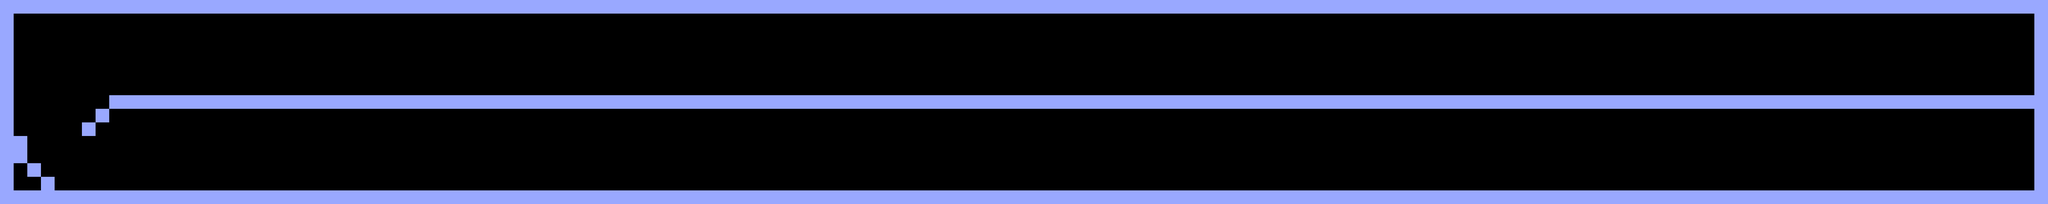

This is a level from a 2D game, rendered from its Tiled map with the project's own tilesets. A one-line summary and the complete map file follow:
An orthogonal 150x15 tile map with 40x40 px tiles, 1 tile layer (Tile Layer 1).

<map version="1.0" tiledversion="1.0.2" orientation="orthogonal" renderorder="right-down" width="150" height="15" tilewidth="40" tileheight="40" nextobjectid="1">
 <tileset firstgid="1" name="placeholderTileset" tilewidth="40" tileheight="40" tilecount="625" columns="25">
  <image source="placeholderTileset.png" width="1024" height="1024" />
 </tileset>
 <layer name="Tile Layer 1" width="150" height="15">
  <data encoding="csv">
581,581,581,581,581,581,581,581,581,581,581,581,581,581,581,581,581,581,581,581,581,581,581,581,581,581,581,581,581,581,581,581,581,581,581,581,581,581,581,581,581,581,581,581,581,581,581,581,581,581,581,581,581,581,581,581,581,581,581,581,581,581,581,581,581,581,581,581,581,581,581,581,581,581,581,581,581,581,581,581,581,581,581,581,581,581,581,581,581,581,581,581,581,581,581,581,581,581,581,581,581,581,581,581,581,581,581,581,581,581,581,581,581,581,581,581,581,581,581,581,581,581,581,581,581,581,581,581,581,581,581,581,581,581,581,581,581,581,581,581,581,581,581,581,581,581,581,581,581,581,
581,0,0,0,0,0,0,0,0,0,0,0,0,0,0,0,0,0,0,0,0,0,0,0,0,0,0,0,0,0,0,0,0,0,0,0,0,0,0,0,0,0,0,0,0,0,0,0,0,0,0,0,0,0,0,0,0,0,0,0,0,0,0,0,0,0,0,0,0,0,0,0,0,0,0,0,0,0,0,0,0,0,0,0,0,0,0,0,0,0,0,0,0,0,0,0,0,0,0,0,0,0,0,0,0,0,0,0,0,0,0,0,0,0,0,0,0,0,0,0,0,0,0,0,0,0,0,0,0,0,0,0,0,0,0,0,0,0,0,0,0,0,0,0,0,0,0,0,0,581,
581,0,0,0,0,0,0,0,0,0,0,0,0,0,0,0,0,0,0,0,0,0,0,0,0,0,0,0,0,0,0,0,0,0,0,0,0,0,0,0,0,0,0,0,0,0,0,0,0,0,0,0,0,0,0,0,0,0,0,0,0,0,0,0,0,0,0,0,0,0,0,0,0,0,0,0,0,0,0,0,0,0,0,0,0,0,0,0,0,0,0,0,0,0,0,0,0,0,0,0,0,0,0,0,0,0,0,0,0,0,0,0,0,0,0,0,0,0,0,0,0,0,0,0,0,0,0,0,0,0,0,0,0,0,0,0,0,0,0,0,0,0,0,0,0,0,0,0,0,581,
581,0,0,0,0,0,0,0,0,0,0,0,0,0,0,0,0,0,0,0,0,0,0,0,0,0,0,0,0,0,0,0,0,0,0,0,0,0,0,0,0,0,0,0,0,0,0,0,0,0,0,0,0,0,0,0,0,0,0,0,0,0,0,0,0,0,0,0,0,0,0,0,0,0,0,0,0,0,0,0,0,0,0,0,0,0,0,0,0,0,0,0,0,0,0,0,0,0,0,0,0,0,0,0,0,0,0,0,0,0,0,0,0,0,0,0,0,0,0,0,0,0,0,0,0,0,0,0,0,0,0,0,0,0,0,0,0,0,0,0,0,0,0,0,0,0,0,0,0,581,
581,0,0,0,0,0,0,0,0,0,0,0,0,0,0,0,0,0,0,0,0,0,0,0,0,0,0,0,0,0,0,0,0,0,0,0,0,0,0,0,0,0,0,0,0,0,0,0,0,0,0,0,0,0,0,0,0,0,0,0,0,0,0,0,0,0,0,0,0,0,0,0,0,0,0,0,0,0,0,0,0,0,0,0,0,0,0,0,0,0,0,0,0,0,0,0,0,0,0,0,0,0,0,0,0,0,0,0,0,0,0,0,0,0,0,0,0,0,0,0,0,0,0,0,0,0,0,0,0,0,0,0,0,0,0,0,0,0,0,0,0,0,0,0,0,0,0,0,0,581,
581,0,0,0,0,0,0,0,0,0,0,0,0,0,0,0,0,0,0,0,0,0,0,0,0,0,0,0,0,0,0,0,0,0,0,0,0,0,0,0,0,0,0,0,0,0,0,0,0,0,0,0,0,0,0,0,0,0,0,0,0,0,0,0,0,0,0,0,0,0,0,0,0,0,0,0,0,0,0,0,0,0,0,0,0,0,0,0,0,0,0,0,0,0,0,0,0,0,0,0,0,0,0,0,0,0,0,0,0,0,0,0,0,0,0,0,0,0,0,0,0,0,0,0,0,0,0,0,0,0,0,0,0,0,0,0,0,0,0,0,0,0,0,0,0,0,0,0,0,581,
581,0,0,0,0,0,0,0,0,0,0,0,0,0,0,0,0,0,0,0,0,0,0,0,0,0,0,0,0,0,0,0,0,0,0,0,0,0,0,0,0,0,0,0,0,0,0,0,0,0,0,0,0,0,0,0,0,0,0,0,0,0,0,0,0,0,0,0,0,0,0,0,0,0,0,0,0,0,0,0,0,0,0,0,0,0,0,0,0,0,0,0,0,0,0,0,0,0,0,0,0,0,0,0,0,0,0,0,0,0,0,0,0,0,0,0,0,0,0,0,0,0,0,0,0,0,0,0,0,0,0,0,0,0,0,0,0,0,0,0,0,0,0,0,0,0,0,0,0,581,
581,0,0,0,0,0,0,0,581,581,581,581,581,581,581,581,581,581,581,581,581,581,581,581,581,581,581,581,581,581,581,581,581,581,581,581,581,581,581,581,581,581,581,581,581,581,581,581,581,581,581,581,581,581,581,581,581,581,581,581,581,581,581,581,581,581,581,581,581,581,581,581,581,581,581,581,581,581,581,581,581,581,581,581,581,581,581,581,581,581,581,581,581,581,581,581,581,581,581,581,581,581,581,581,581,581,581,581,581,581,581,581,581,581,581,581,581,581,581,581,581,581,581,581,581,581,581,581,581,581,581,581,581,581,581,581,581,581,581,581,581,581,581,581,581,581,581,581,581,581,
581,0,0,0,0,0,0,581,0,0,0,0,0,0,0,0,0,0,0,0,0,0,0,0,0,0,0,0,0,0,0,0,0,0,0,0,0,0,0,0,0,0,0,0,0,0,0,0,0,0,0,0,0,0,0,0,0,0,0,0,0,0,0,0,0,0,0,0,0,0,0,0,0,0,0,0,0,0,0,0,0,0,0,0,0,0,0,0,0,0,0,0,0,0,0,0,0,0,0,0,0,0,0,0,0,0,0,0,0,0,0,0,0,0,0,0,0,0,0,0,0,0,0,0,0,0,0,0,0,0,0,0,0,0,0,0,0,0,0,0,0,0,0,0,0,0,0,0,0,581,
581,0,0,0,0,0,581,0,0,0,0,0,0,0,0,0,0,0,0,0,0,0,0,0,0,0,0,0,0,0,0,0,0,0,0,0,0,0,0,0,0,0,0,0,0,0,0,0,0,0,0,0,0,0,0,0,0,0,0,0,0,0,0,0,0,0,0,0,0,0,0,0,0,0,0,0,0,0,0,0,0,0,0,0,0,0,0,0,0,0,0,0,0,0,0,0,0,0,0,0,0,0,0,0,0,0,0,0,0,0,0,0,0,0,0,0,0,0,0,0,0,0,0,0,0,0,0,0,0,0,0,0,0,0,0,0,0,0,0,0,0,0,0,0,0,0,0,0,0,581,
581,581,0,0,0,0,0,0,0,0,0,0,0,0,0,0,0,0,0,0,0,0,0,0,0,0,0,0,0,0,0,0,0,0,0,0,0,0,0,0,0,0,0,0,0,0,0,0,0,0,0,0,0,0,0,0,0,0,0,0,0,0,0,0,0,0,0,0,0,0,0,0,0,0,0,0,0,0,0,0,0,0,0,0,0,0,0,0,0,0,0,0,0,0,0,0,0,0,0,0,0,0,0,0,0,0,0,0,0,0,0,0,0,0,0,0,0,0,0,0,0,0,0,0,0,0,0,0,0,0,0,0,0,0,0,0,0,0,0,0,0,0,0,0,0,0,0,0,0,581,
581,581,0,0,0,0,0,0,0,0,0,0,0,0,0,0,0,0,0,0,0,0,0,0,0,0,0,0,0,0,0,0,0,0,0,0,0,0,0,0,0,0,0,0,0,0,0,0,0,0,0,0,0,0,0,0,0,0,0,0,0,0,0,0,0,0,0,0,0,0,0,0,0,0,0,0,0,0,0,0,0,0,0,0,0,0,0,0,0,0,0,0,0,0,0,0,0,0,0,0,0,0,0,0,0,0,0,0,0,0,0,0,0,0,0,0,0,0,0,0,0,0,0,0,0,0,0,0,0,0,0,0,0,0,0,0,0,0,0,0,0,0,0,0,0,0,0,0,0,581,
581,0,581,0,0,0,0,0,0,0,0,0,0,0,0,0,0,0,0,0,0,0,0,0,0,0,0,0,0,0,0,0,0,0,0,0,0,0,0,0,0,0,0,0,0,0,0,0,0,0,0,0,0,0,0,0,0,0,0,0,0,0,0,0,0,0,0,0,0,0,0,0,0,0,0,0,0,0,0,0,0,0,0,0,0,0,0,0,0,0,0,0,0,0,0,0,0,0,0,0,0,0,0,0,0,0,0,0,0,0,0,0,0,0,0,0,0,0,0,0,0,0,0,0,0,0,0,0,0,0,0,0,0,0,0,0,0,0,0,0,0,0,0,0,0,0,0,0,0,581,
581,0,0,581,0,0,0,0,0,0,0,0,0,0,0,0,0,0,0,0,0,0,0,0,0,0,0,0,0,0,0,0,0,0,0,0,0,0,0,0,0,0,0,0,0,0,0,0,0,0,0,0,0,0,0,0,0,0,0,0,0,0,0,0,0,0,0,0,0,0,0,0,0,0,0,0,0,0,0,0,0,0,0,0,0,0,0,0,0,0,0,0,0,0,0,0,0,0,0,0,0,0,0,0,0,0,0,0,0,0,0,0,0,0,0,0,0,0,0,0,0,0,0,0,0,0,0,0,0,0,0,0,0,0,0,0,0,0,0,0,0,0,0,0,0,0,0,0,0,581,
581,581,581,581,581,581,581,581,581,581,581,581,581,581,581,581,581,581,581,581,581,581,581,581,581,581,581,581,581,581,581,581,581,581,581,581,581,581,581,581,581,581,581,581,581,581,581,581,581,581,581,581,581,581,581,581,581,581,581,581,581,581,581,581,581,581,581,581,581,581,581,581,581,581,581,581,581,581,581,581,581,581,581,581,581,581,581,581,581,581,581,581,581,581,581,581,581,581,581,581,581,581,581,581,581,581,581,581,581,581,581,581,581,581,581,581,581,581,581,581,581,581,581,581,581,581,581,581,581,581,581,581,581,581,581,581,581,581,581,581,581,581,581,581,581,581,581,581,581,581
</data>
 </layer>
</map>